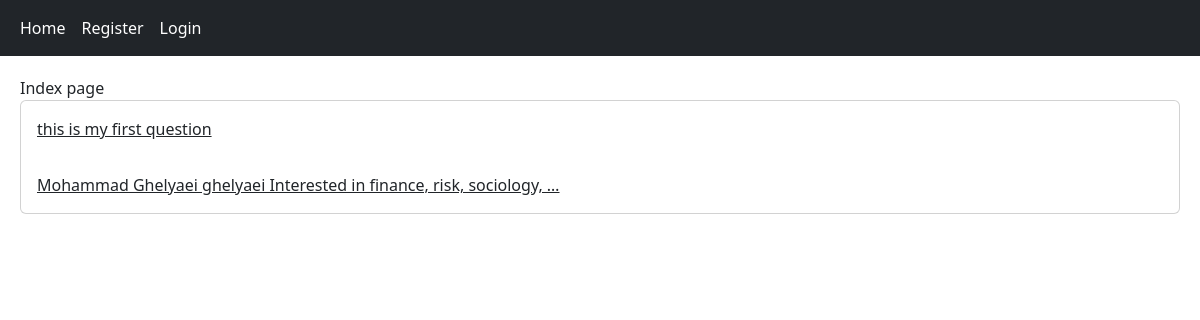
The page / on the database its author committed.
### home/models.py (models this page shows, shortened)
class Post(models.Model):
    user = models.ForeignKey(User, on_delete=models.CASCADE)
    body = models.TextField()
    slug = models.SlugField()
    created = models.DateTimeField(auto_now_add=True)
    updated = models.DateTimeField(auto_now=True)
    def get_absolute_url(self):
        return reverse('home:post_detail', args=(self.id, self.slug))

### home/views.py (the view)
# urls.py: path('', views.HomeView.as_view(), name='home'),
class HomeView(View):
    def get(self, request):
        posts = Post.objects.all()
        return render(request, 'home/index.html', {'posts':posts})

### home/templates/home/index.html
{% extends 'base.html' %}
{% block content %}
    Index page
    <div class="card">
        {% for post in posts %}
            <a href="{{ post.get_absolute_url }}"class="card-body">{{ post.body|truncatewords:8 }}</a>
        {% endfor %}
    </div>
{% endblock %}

### rows shown on the page
Post: body "this is my first question"
Post: body "Mohammad Ghelyaei ghelyaei Interested in finance, risk, sociology, …"
